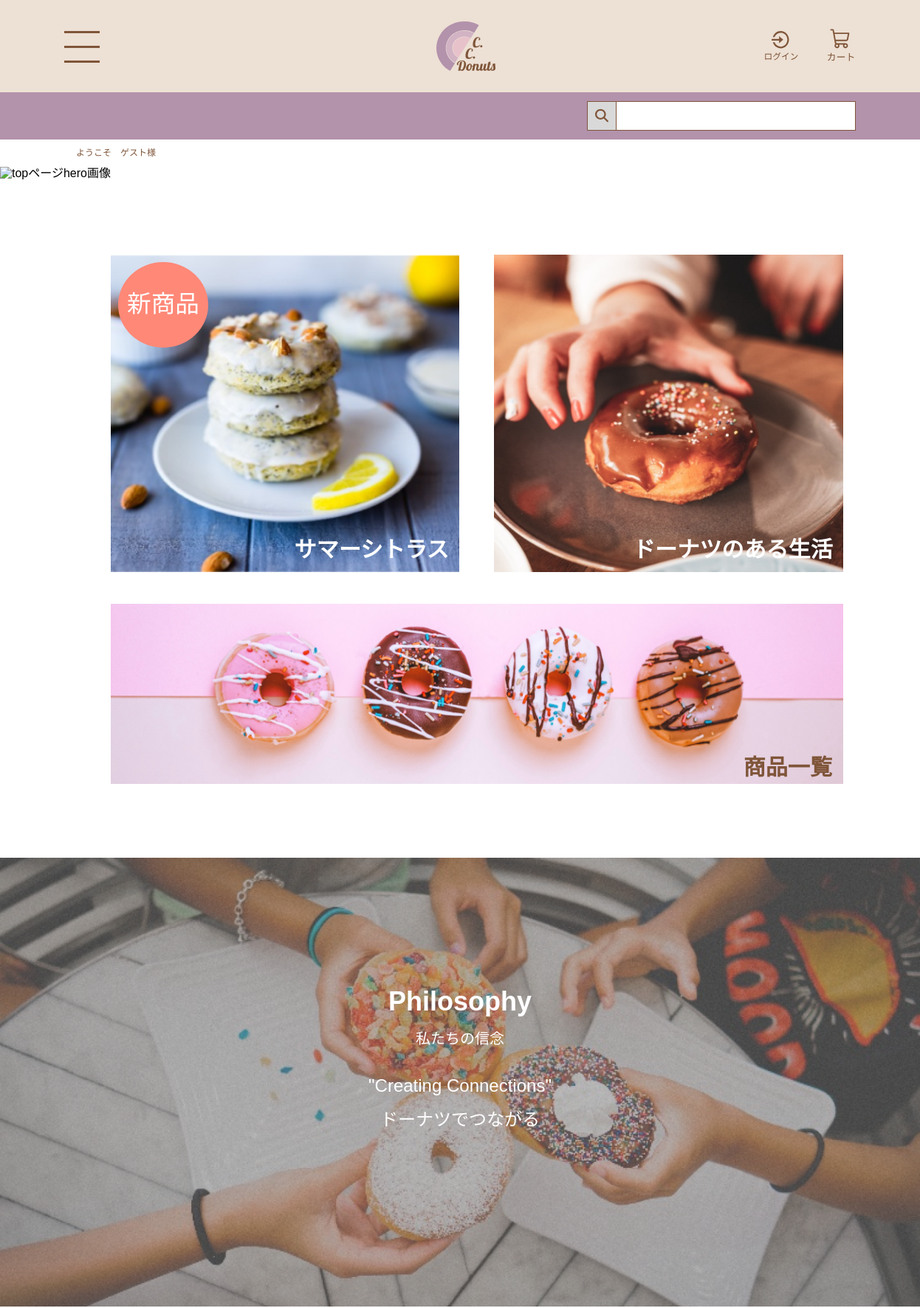
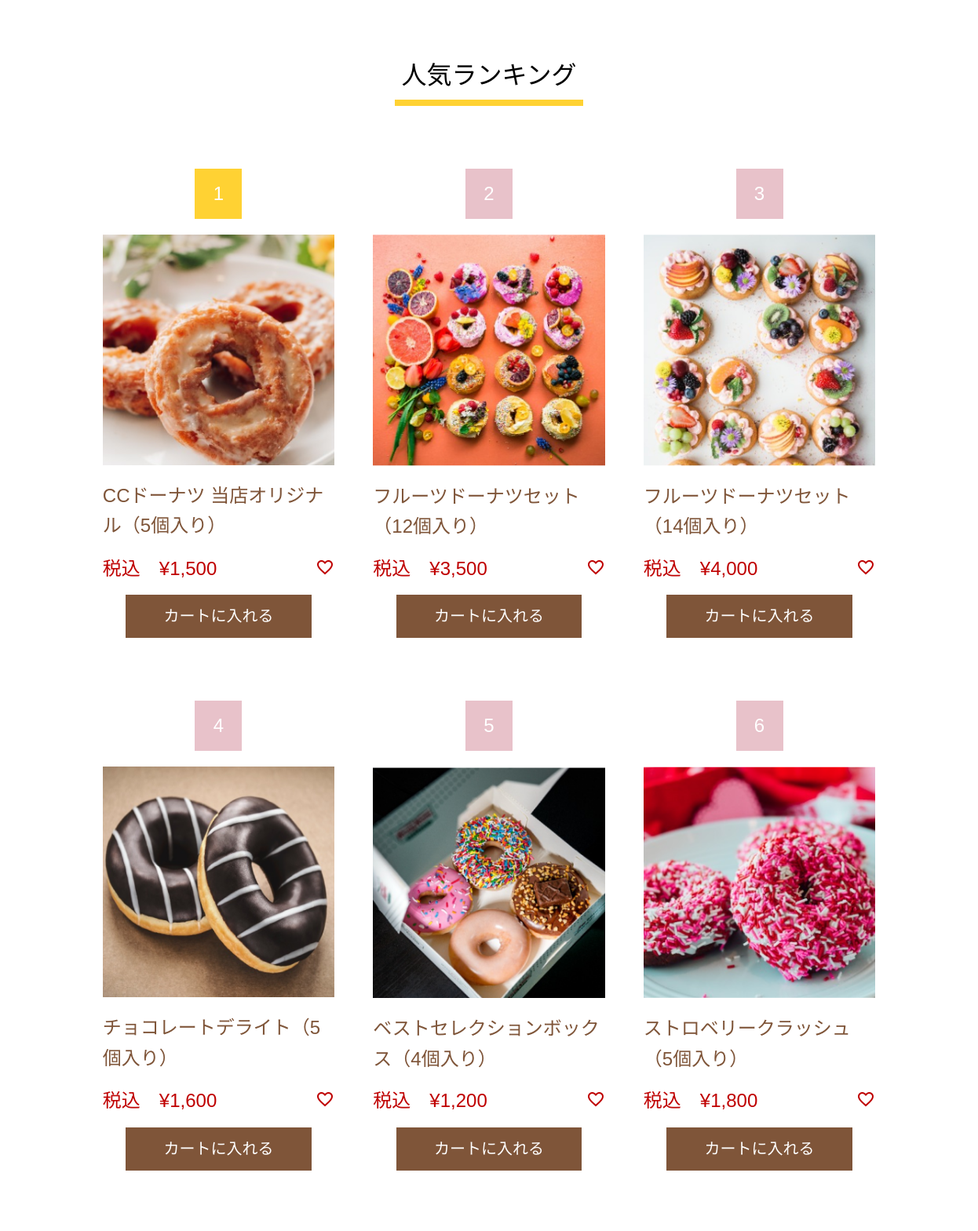
The page / (upper part) on the database its author committed (2 pictures, top to bottom).
### tables this page shows
create table product (
id int auto_increment primary key, 
name varchar(200) not null, 
price int not null, 
description varchar(1000) not null 
);

### index.php (the view, shortened to what this page needs)
<!DOCTYPE html>
<html lang="ja">
<head>
  <link rel="stylesheet" href="common/css/reset.css">
  <link rel="stylesheet" href="common/css/common.css">
  <link rel="stylesheet" href="common/css/top.css">
</head>
<body>
  <?php
  require 'includes/header.php';
  ?>
  <main>
    <div class="navigator">
      <?php
      if (isset($_SESSION['customer'])) {
        echo '<p class="greeting">ようこそ　', $_SESSION['customer']['name'], '様</p>';
      } else {
        echo '<p class="greeting">ようこそ　ゲスト様</p>';
      }
      ?>
    </div>
    <h1>
      <img src="common/images/top-hero-pc.png" alt="topページhero画像" class="hero_pc">
    </h1>
    <section class="sec_1">
      <div class="grid">
        <div class="grid_item1 hover">
          <h2 class="h2_new">サマーシトラス</h2>
          <?php
          echo <<<END
        <a href="detail.php?id=5" class="new_item">
          <img src="common/images/5.png" alt="新商品の画像">
        </a>
        <div class="new_mark">
            <p>新商品</p>
          </div>
END;
          ?>
        </div>
        <div class="grid_item2 hover">
          <h2 class="h2_life">ドーナツのある生活</h2>
          <a href="#" class="donuts_life">
            <img src="common/images/top-dounutslife.png" alt="ドーナツのある生活画像">
          </a>
        </div>
        <div class="grid_item3 hover">
          <h2 class="h2_banner">商品一覧</h2>
          <a href=" product.php" class="banner">
            <img src="common/images/top-banner.png" alt="商品一覧へ行くバナー">
          </a>
        </div>
      </div>
    </section>
    <section class="sec_2">
      <div class="bg_pc">
        <img src="common/images/top-bg-pc.png" alt="">
      </div>
      <div class="container">
        <h2 class="h2_sec2">philosophy</h2>
        <div>
          <p class="sub_title">私たちの信念</p>
        </div>
        <div class="inner">
          <p class="main_text">"creating connections"</p>
          <p class="sub_text">ドーナツでつながる</p>
        </div>
      </div>
    </section>
    <section class="sec_3">
      <h2 class="common_title">人気ランキング</h2>
      <div class="common_product_form">
        <ol class="common_product_content">
          <?php
          require 'includes/database.php';
          $ranking = [
            1 => 1,
            2 => 7,
            3 => 8,
            4 => 2,
            5 => 9,
            6 => 6,
          ];
          foreach ($ranking as $rank => $id) {
            $stmt = $pdo->prepare("SELECT name, price FROM product WHERE id = :id");
            $stmt->bindParam(':id', $id, PDO::PARAM_INT);
            $stmt->execute();
            $product = $stmt->fetch(PDO::FETCH_ASSOC);
            if ($product) {
              $imagePath = "common/images/{$id}.png";
              $price = number_format($product['price']);
              echo '<li class="common_product_items">';
              if ($rank == 1) {
                echo '<div class="ranking_num yellow">', $rank, '</div>';
              } else {
                echo '<div class="ranking_num pink">', $rank, '</div>';
              }
              echo <<<END
                <a href="detail.php?id={$id}" class="common_products_imglink hover">
                 <img src='{$imagePath}' alt='{$product['name']}' class="common_produts_img"/>
                </a>
                <a href="detail.php?id={$id}" class="flex_grow">
                 <p class="common_products_name hover_text">{$product['name']}</p>
                </a>
                <div class="common_pricearea">
                 <p class="common_price">税込　¥{$price}</p>
                 <a href="#!">
                 <img src="common/images/heart.png" alt="お気に入りボタン" class="common_heart">
                 </a>
                </div>
                <div class="common_btn_cart">
                 <form action="cart-input.php" method="post" >
                <input type="hidden" name="id" value="{$id}">
                <input type="hidden" name="name" value="{$product['name']}">
                <input type="hidden" name="price" value="{$product['price']}">
                <input type="hidden" name="count" value=1>
                <input type="submit" value="カートに入れる">
                </form>
                </div>
              </li>
END;
            }
          }
          ?>
        </ol>
      </div>
    </section>
  </main>
  <?php
  require 'includes/footer.php';
  ?>

### common/css/common.css (style rules this page uses)
* { font-family: "Noto Sans JP", sans-serif; }
.navigator { width: 100%; padding: 12px 0 12px 20px; text-align: left; color: #7f5539; font-size: 12px; }
.common_title { display: inline-block; font-size: 20px; padding: 0 6px 8px; border-bottom: 4px solid #ffd233; color: #000; }
.common_product_form { width: 89%; margin: 72px auto 0; }
.common_product_content { display: flex; flex-wrap: wrap; justify-content: space-between; }
.common_product_items { width: 47%; text-align: center; margin-bottom: 80px; display: flex; flex-direction: column; }
.common_products_imglink { margin-bottom: 20px; }
.common_produts_img { display: block; width: 100%; }
.flex_grow { flex-grow: 1; margin-bottom: 22px; }
.common_products_name { color: #7f5539; font-size: 16px; line-height: 1.6; text-align: left; }
.common_pricearea { width: 100%; display: flex; flex-wrap: nowrap; justify-content: space-between; margin-bottom: 20px; }
.common_price { color: #bf0000; font-size: 16px; }
.common_heart { width: 20px; height: 20px; align-items: center; }
.common_btn_cart input { text-align: center; color: #fff; font-size: 12px; padding: 11px; background: #7F5539; border: #7F5539 solid 1px; width: 100%; transition: all 0.2s ease-in; }
@media screen and (min-width: 768px) { .navigator { padding: 12px 0 12px 103px; } }
@media screen and (min-width: 768px) { .common_title { font-size: 32px; padding: 0 8px 12px; border-bottom: 8px solid #ffd233; } }
@media screen and (min-width: 768px) { .common_product_form { width: 79%; max-width: 1080px; margin: 80px auto 0; } }
@media screen and (min-width: 768px) { .common_product_items { width: 30%; } }
@media screen and (min-width: 768px) { .flex_grow { flex-grow: 1; margin-bottom: 20px; } }
@media screen and (min-width: 768px) { .common_products_name { font-size: clamp(1.25rem, 0.806rem + 0.93vw, 1.5rem); } }
@media screen and (min-width: 768px) { .common_price { font-size: clamp(1rem, 0.111rem + 1.85vw, 1.5rem); } }
@media screen and (min-width: 768px) { .common_heart { width: 24px; height: 24px; } }
@media screen and (min-width: 768px) { .common_btn_cart input { text-align: center; color: #fff; font-size: clamp(1rem, 0.556rem + 0.93vw, 1.25rem); padding: 15px; background: #7F5539; border: #7F5539 solid 1px; width: 80%; transition: all 0.2s ease-in; } }

### rows shown on the page
product: rank "1", shows a picture, name "CCドーナツ 当店オリジナル（5個入り）", price "1,500"
product: rank "2", shows a picture, name "フルーツドーナツセット（12個入り）", price "3,500"
product: rank "3", shows a picture, name "フルーツドーナツセット（14個入り）", price "4,000"
product: rank "4", shows a picture, name "チョコレートデライト（5個入り）", price "1,600"
product: rank "5", shows a picture, name "ベストセレクションボックス（4個入り）", price "1,200"
product: rank "6", shows a picture, name "ストロベリークラッシュ（5個入り）", price "1,800"
